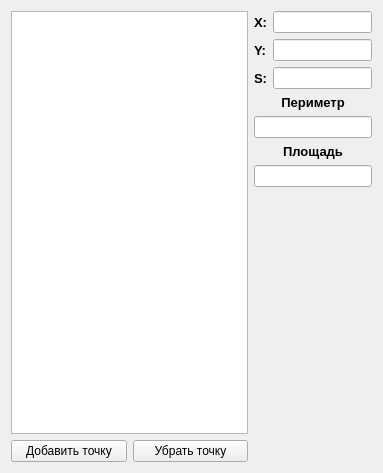
<?xml version="1.0" encoding="UTF-8"?>
<ui version="4.0">
 <class>Widget</class>
 <widget class="QWidget" name="Widget">
  <property name="geometry">
   <rect>
    <x>0</x>
    <y>0</y>
    <width>383</width>
    <height>473</height>
   </rect>
  </property>
  <property name="windowTitle">
   <string>Polygon Calculator</string>
  </property>
  <layout class="QGridLayout" name="gridLayout">
   <item row="0" column="0" rowspan="8" colspan="2">
    <widget class="QListWidget" name="pointList"/>
   </item>
   <item row="0" column="2">
    <widget class="QLabel" name="xLabel">
     <property name="font">
      <font>
       <pointsize>10</pointsize>
       <weight>75</weight>
       <bold>true</bold>
      </font>
     </property>
     <property name="text">
      <string>X:</string>
     </property>
    </widget>
   </item>
   <item row="0" column="3">
    <widget class="QLineEdit" name="xEdit"/>
   </item>
   <item row="1" column="2">
    <widget class="QLabel" name="yLabel">
     <property name="font">
      <font>
       <pointsize>10</pointsize>
       <weight>75</weight>
       <bold>true</bold>
      </font>
     </property>
     <property name="text">
      <string>Y:</string>
     </property>
    </widget>
   </item>
   <item row="1" column="3">
    <widget class="QLineEdit" name="yEdit"/>
   </item>
   <item row="2" column="2">
    <widget class="QLabel" name="sideLabel">
     <property name="font">
      <font>
       <pointsize>10</pointsize>
       <weight>75</weight>
       <bold>true</bold>
      </font>
     </property>
     <property name="text">
      <string>S:</string>
     </property>
    </widget>
   </item>
   <item row="2" column="3">
    <widget class="QLineEdit" name="sideEdit"/>
   </item>
   <item row="3" column="2" colspan="2">
    <widget class="QLabel" name="perimeterLabel">
     <property name="font">
      <font>
       <pointsize>10</pointsize>
       <weight>75</weight>
       <bold>true</bold>
      </font>
     </property>
     <property name="text">
      <string>Периметр</string>
     </property>
     <property name="alignment">
      <set>Qt::AlignCenter</set>
     </property>
    </widget>
   </item>
   <item row="4" column="2" colspan="2">
    <widget class="QLineEdit" name="perimeterEdit">
     <property name="alignment">
      <set>Qt::AlignCenter</set>
     </property>
     <property name="readOnly">
      <bool>true</bool>
     </property>
    </widget>
   </item>
   <item row="5" column="2" colspan="2">
    <widget class="QLabel" name="squareLabel">
     <property name="font">
      <font>
       <pointsize>10</pointsize>
       <weight>75</weight>
       <bold>true</bold>
      </font>
     </property>
     <property name="text">
      <string>Площадь</string>
     </property>
     <property name="alignment">
      <set>Qt::AlignCenter</set>
     </property>
    </widget>
   </item>
   <item row="6" column="2" colspan="2">
    <widget class="QLineEdit" name="squareEdit">
     <property name="alignment">
      <set>Qt::AlignCenter</set>
     </property>
     <property name="readOnly">
      <bool>true</bool>
     </property>
    </widget>
   </item>
   <item row="7" column="3">
    <spacer name="verticalSpacer">
     <property name="orientation">
      <enum>Qt::Vertical</enum>
     </property>
     <property name="sizeHint" stdset="0">
      <size>
       <width>20</width>
       <height>20</height>
      </size>
     </property>
    </spacer>
   </item>
   <item row="8" column="0">
    <widget class="QPushButton" name="addPointButton">
     <property name="text">
      <string>Добавить точку</string>
     </property>
    </widget>
   </item>
   <item row="8" column="1">
    <widget class="QPushButton" name="removePointButton">
     <property name="text">
      <string>Убрать точку</string>
     </property>
    </widget>
   </item>
  </layout>
 </widget>
 <resources/>
 <connections/>
</ui>
